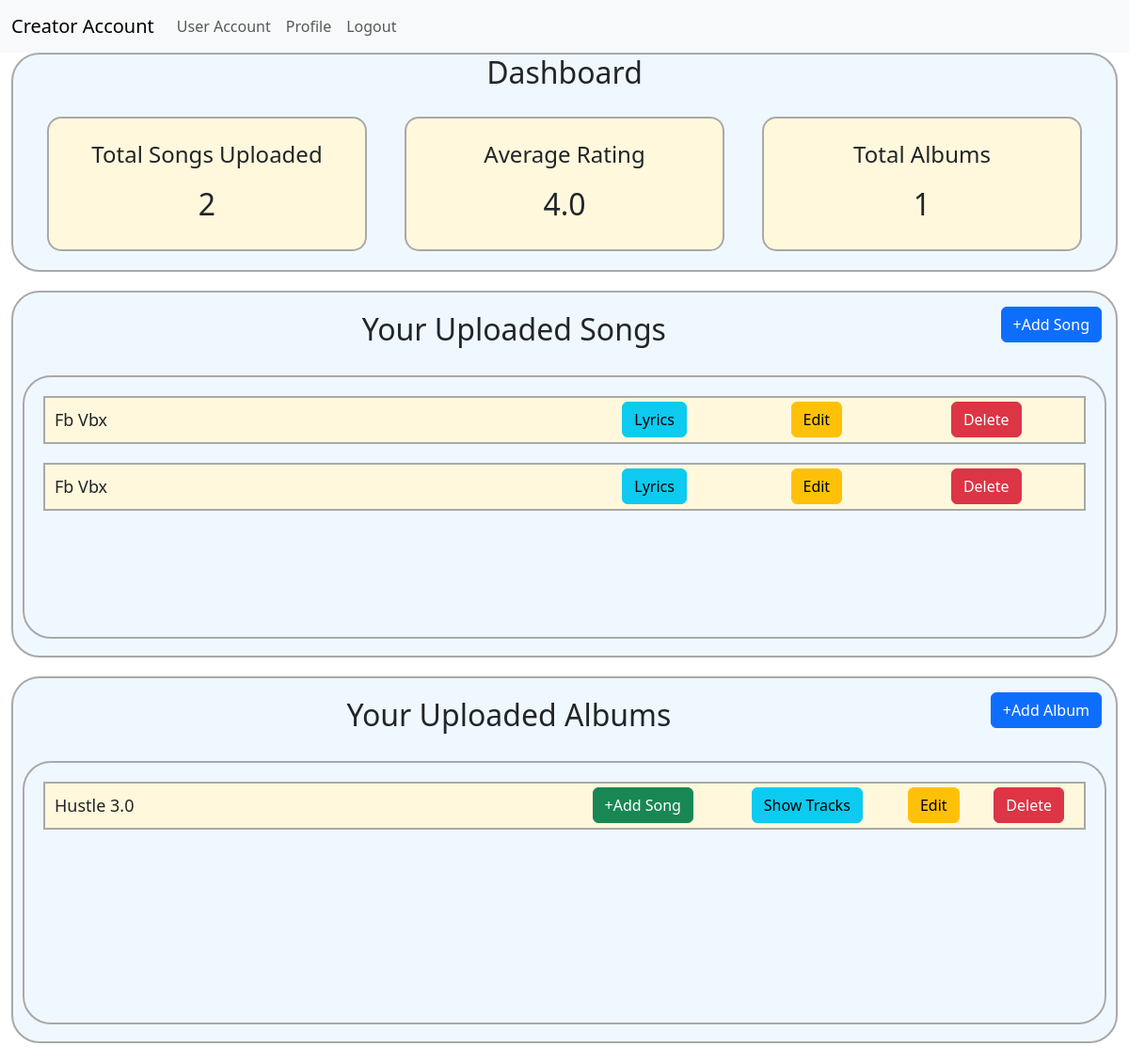
The app's page /home/1/creator_account, older data.
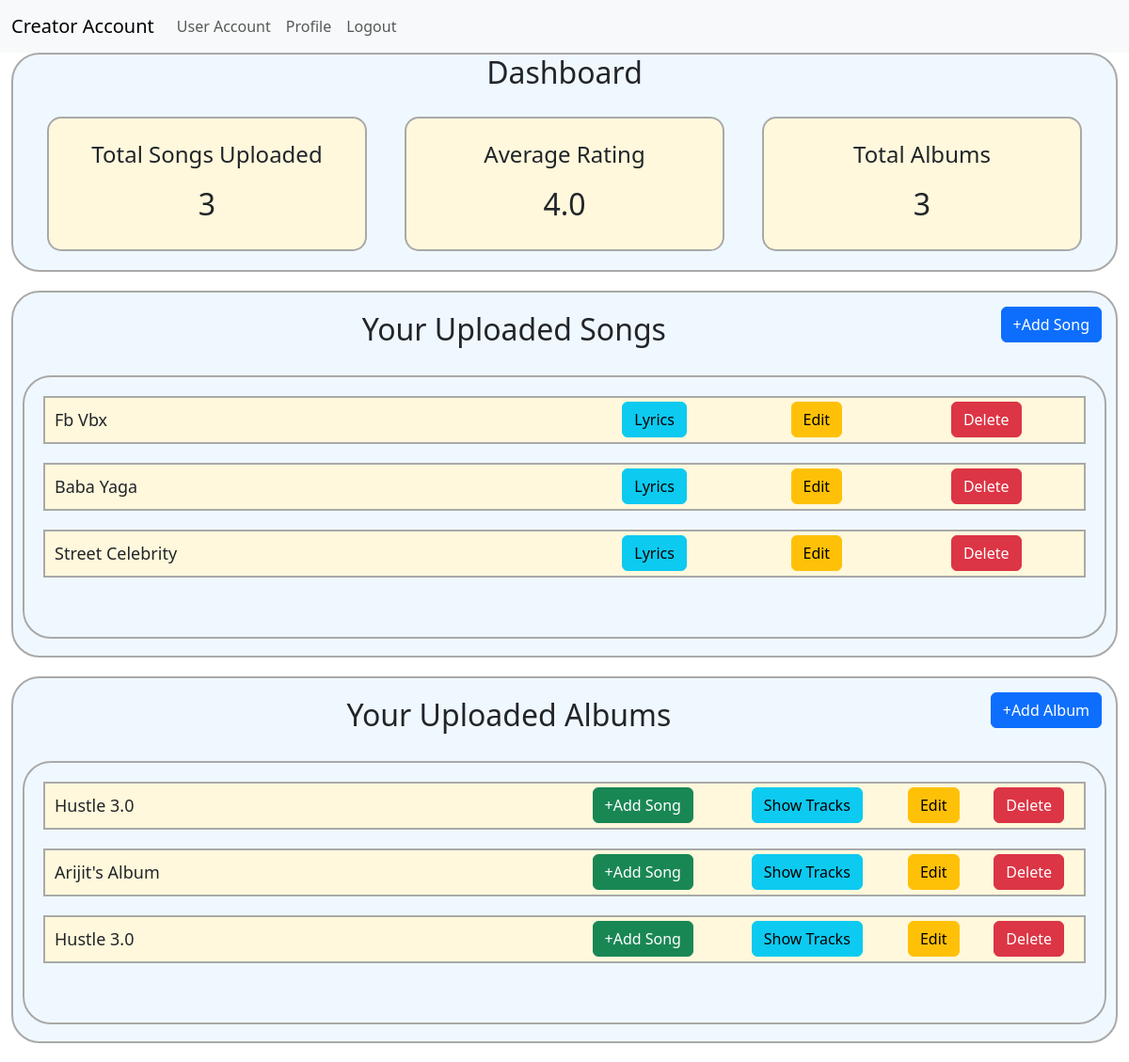
The same page, newer data.
### model1.py (models this page shows, shortened)
class Song(db.Model):
    song_id = db.Column(db.Integer, primary_key=True)
    song_name = db.Column(db.String(100), nullable=False)
    song_artist = db.Column(db.String(100))
    song_language = db.Column(db.String(30))
    song_genre = db.Column(db.String(50))
    song_lyrics = db.Column(db.String(1000))
    song_duration = db.Column(db.Integer)  # in seconds
    release_date = db.Column(db.String(20))
    creator_id = db.Column(db.Integer, db.ForeignKey("user.user_id"), nullable=False)
    album_id = db.Column(db.Integer, db.ForeignKey("album.album_id") ,default=None)
    song_path = db.Column(db.String(255),default=None)
    song_thumbnail = db.Column(db.String(255),default=None)
    song_play_count = db.Column(db.Integer, default=0)
    song_flag = db.Column(db.Boolean,default=False)
    creator = db.relationship("User", backref="songs")

class Album(db.Model):
    album_id = db.Column(db.Integer, primary_key=True)
    album_name = db.Column(db.String(100), nullable=False)
    album_genre = db.Column(db.String(50))
    album_artist = db.Column(db.String(100))
    creator_id = db.Column(db.Integer, db.ForeignKey("user.user_id"))
    album_play_count = db.Column(db.Integer, default=0)
    album_thumbnail = db.Column(db.String(255))
    songs = db.relationship("Song", backref="albums",cascade="all, delete")
    creator = db.relationship("User", backref="albums")

### app.py (the view)
@app.route("/home/<int:u_id>/creator_account", methods=["GET", "POST"])
def creator_account(u_id):
    user = User.query.get(u_id)
    songs = Song.query.filter_by(creator_id=u_id).all()
    albums = Album.query.filter_by(creator_id=u_id).all()
    total_rating=0
    count=0
    for song in songs:
        rating=Rating.query.filter_by(song_id=song.song_id).all()
        for r in rating:
            total_rating += r.rating
            count +=1
    if count==0 :
        avg_rating=0
    else:
        avg_rating=(total_rating/count)
    if request.method == "GET":
        if user.user_role_id == 1:
            return render_template("creator_account.html", user=user, songs=songs, albums=albums,avg_rating=avg_rating)
        else:
            return render_template("register_creator_form.html", user=user)
    if request.method == "POST":
        user.user_role_name = "creator"
        user.user_role_id = 1
        db.session.commit()
        return redirect("/home/{}/creator_account".format(u_id))

### templates/creator_account.html (shortened to what the changed rows need)
<!DOCTYPE html>
<html lang="en">
<head>
    <link href="https://cdn.jsdelivr.net/npm/bootstrap@5.3.2/dist/css/bootstrap.min.css" rel="stylesheet"
 />
</head>
<body>
    {% extends 'creator_navbar.html' %}
    {% block content %}
    <div class="container-fluid">
        <div class="dashboard">
            <h2>Dashboard</h2>
            <div class="container text-center">
                <div class="row">
                    <div class="col" id="dashboard-1">
                        <p style="font-size:x-large;">Total Songs Uploaded</p>
                        <h2>{{songs|length}}</h2>
                    </div>
                    <div class="col" id="dashboard-1">
                        <h2>{{avg_rating}}</h2>
                    </div>
                    <div class="col" id="dashboard-1">
                        <p style="font-size:x-large;">Total Albums </p>
                        <h2>{{albums|length}}</h2>
                    </div>
                </div>
            </div>
        </div>
        <div class="songs ">
            {% if songs|length == 0 %}
            <div style="text-align: center;">
                <h3>KickStart your creators journey</h3>
                <h3>start with uploading songs</h3>
                <a class="btn btn-primary" href="/add_song/{{user.user_id}}" type="button">+Add Song</a>
            </div>
            {% else %}
            <div class="song1">
                        {% for song in songs %}
                        <div class="song">
                            <table bgcolor="cornsilk" class="song-table">
                            <tr >
                                <td style="text-align: left;padding:10px;font-size:large;width:50%">{{song.song_name}}</td>
                                <td>
                                    <a class="btn btn-info"
                                        href="/creator_song_lyrics/{{user.user_id}}/{{song.song_id}}"
                                        type="button">Lyrics</a>
                                </td>
                                <td>
                                    <a class="btn btn-warning" type="button"
                                        href="/edit_song/{{user.user_id}}/{{song.song_id}}">Edit</a>
                                </td>
                                <td>
                                    <a class="btn btn-danger" type="button"
                                        href="/delete_song/{{user.user_id}}/{{song.song_id}}">delete</a>
                                </td>
                            </tr>
                        </table>
                        </div>
                        {% endfor %}
                {% endif %}
            </div>
        </div>
        <div class="songs ">
            {% if albums|length == 0 %}
            <div style="text-align: center;">
                <h3>KickStart your creators journey</h3>
                <h3>start with uploading Albums</h3>
                <a class="btn btn-primary" href="/add_album/{{user.user_id}}" type="button">+Add Album</a>
            </div>
            {% else %}
            <div class="song1">
                        {% for album in albums %}
                        <div class="song">
                            <table bgcolor="cornsilk" class="song-table">
                            <tr >
                                <td style="text-align: left;padding:10px;font-size:large;width:50%">{{album.album_name}}</td>
                                <td>
                                    <a class="btn btn-success" href="/add_album_song/{{user.user_id}}/{{album.album_id}}" type="button">+Add Song</a>
                                </td>
                                <td>
                                    <a class="btn btn-info"
                                        href="/creator_album_songs/{{user.user_id}}/{{album.album_id}}"
                                        type="button">Show Tracks</a>
                                </td>
                                <td>
                                    <a class="btn btn-warning" type="button"
                                        href="/edit_album/{{user.user_id}}/{{album.album_id}}">Edit</a>
                                </td>
                                <td>
                                    <a class="btn btn-danger" type="button"
                                        href="/delete_album/{{user.user_id}}/{{album.album_id}}">delete</a>
                                </td>
                            </tr>
                        </table>
                        </div>
                        {% endfor %}
                {% endif %}
            </div>
        </div>
    </div>
    {% endblock %}

Row changes from the older to the newer data that the page shows:
removed Song: song_name "Fb Vbx"
added Song: song_name "Baba Yaga"
added Song: song_name "Street Celebrity"
added Album: album_name "Arijit's Album"
added Album: album_name "Hustle 3.0"
Text that changed along with them:
{{ songs|length }}: "2" → "3"
{{ albums|length }}: "1" → "3"
